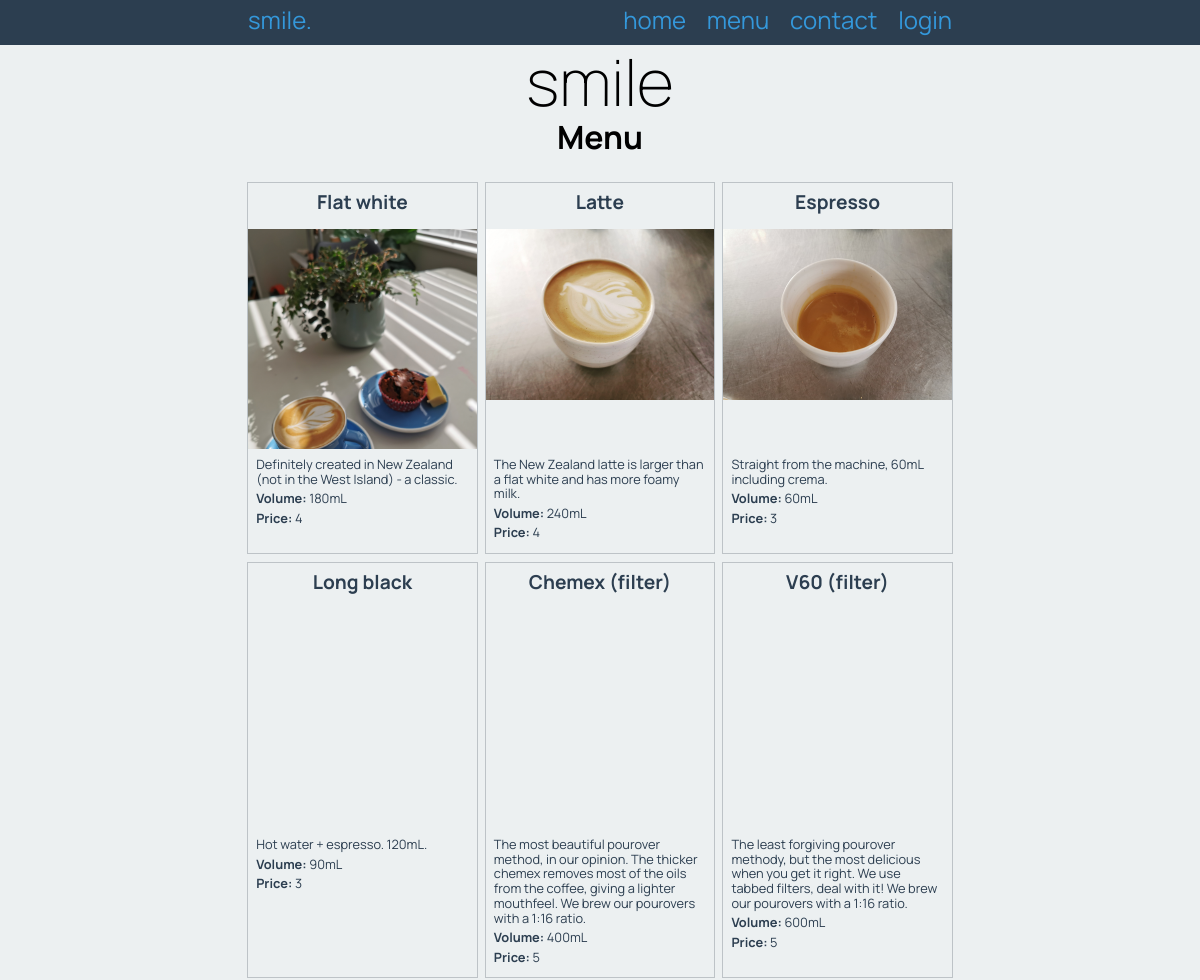
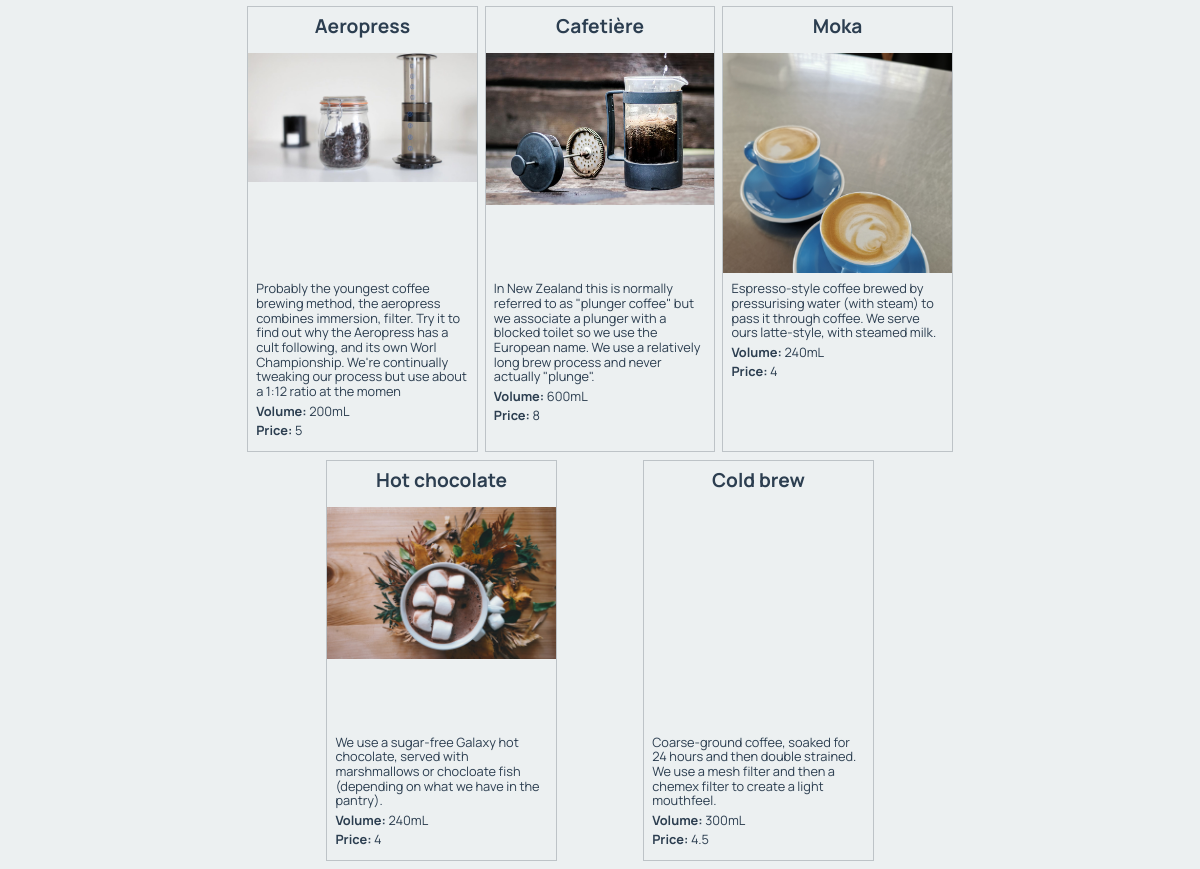
The page /menu on the database its author committed (2 pictures, top to bottom).
### tables this page shows
CREATE TABLE product
(
	id integer
		constraint product_pk
			primary key autoincrement,
	name varchar(30),
	description varchar(300),
	volume char(6),
	image varchar(30),
	price decimal(4,2)
);

### app.py (the view)
@app.route('/menu')
def render_menu_page():
    con = create_connection(DATABASE)
    query = "SELECT name, description, volume, price, image, id FROM product"
    cur = con.cursor()  # creates a courser to write the query
    cur.execute(query)
    product_list = cur.fetchall()
    con.close()
    return render_template('menu.html', products=product_list, logged_in=is_logged_in())

### app.py (called while the page is built)
def create_connection(db_file):
    try:
        connection = sqlite3.connect(db_file)
        connection.execute('pragma foreign_keys=ON')
        return connection
    except sqlite3.Error as e:
        print(e)
        return None

def is_logged_in():
    if session.get("email") is None:
        print("Not logged in")
        return False
    else:
        return True

### templates/menu.html (shortened to what this page needs)
{% extends 'base.html' %}
{% block pageheading %}
Menu
{% endblock %}
{% block main %}
<br>
<div class="products">
{% for product in products %}
    <div class="product-box">
    <div class="product-box-heading">
        <h3>{{ product[0] }}</h3>
    </div>
    <div class="product-box-image">
        <img src="/static/images/{{ product[4] }}.jpg" alt="">
    </div>
    <div class="product-box-info">
    <p> {{ product[1] }}</p>
    <p><strong>Volume: </strong>{{ product[2] }}</p>
    <p><strong>Price: </strong>{{ product[3] }}</p>
    </div>
    </div>
{% endfor %}
</div>
{% endblock %}

### static/smile.css (style rules this page uses)
* { font-family: 'Manrope', sans-serif; padding: 0; margin: 0; box-sizing: border-box; }
body { background-color: rgb(236, 240, 241); }
img { max-width: 100%; }
h3 { font-size: 1.2rem; text-align: center; margin: 0 0 0.5rem 0; }
.products { display: flex; flex-wrap: wrap; justify-content: space-evenly; }
.product-box { width: 32%; border: 1px solid rgba(189, 195, 199, 1.0); color: rgba(44, 62, 80, 1.0); margin-bottom: 0.5rem; }
.product-box-heading { padding: 0.5rem; }
.product-box-image { height: 220px; overflow: hidden; }
.product-box-info { padding: 0.5rem; }
.product-box h3 { font-size: 1.2rem; text-align: center; }
.product-box p { font-size: 0.8rem; margin-bottom: 0.3rem; }

### rows shown on the page
product: name "Flat white", image (picture), description "Definitely created in New Zealand (not in the West Island) - a classic.", volume "180mL", price "4"
product: name "Latte", image (picture), description "The New Zealand latte is larger than a flat white and has more foamy milk.", volume "240mL", price "4"
product: name "Espresso", image (picture), description "Straight from the machine, 60mL including crema.", volume "60mL", price "3"
product: name "Long black", description "Hot water + espresso. 120mL.", volume "90mL", price "3"
product: name "Chemex (filter)", description "The most beautiful pourover method, in our opinion. The thicker chemex removes most of the oils from the coffee, giving a lighter mouthfeel. We brew our pourovers with a 1:16 ratio.", volume "400mL", price "5"
product: name "V60 (filter)", description "The least forgiving pourover methody, but the most delicious when you get it right. We use tabbed filters, deal with it! We brew our pourovers with a 1:16 ratio.", volume "600mL", price "5"
product: name "Aeropress", image (picture), description "Probably the youngest coffee brewing method, the aeropress combines immersion, filter. Try it to find out why the Aeropress has a cult following, and its own Worl Championship. We're continually tweaking our process but use about a 1:12 ratio at the momen", volume "200mL", price "5"
product: name "Cafetière", image (picture), description "In New Zealand this is normally referred to as \"plunger coffee\" but we associate a plunger with a blocked toilet so we use the European name. We use a relatively long brew process and never actually \"plunge\".", volume "600mL", price "8"
product: name "Moka", image (picture), description "Espresso-style coffee brewed by pressurising water (with steam) to pass it through coffee. We serve ours latte-style, with steamed milk.", volume "240mL", price "4"
product: name "Hot chocolate", image (picture), description "We use a sugar-free Galaxy hot chocolate, served with marshmallows or chocloate fish (depending on what we have in the pantry).", volume "240mL", price "4"
product: name "Cold brew", description "Coarse-ground coffee, soaked for 24 hours and then double strained. We use a mesh filter and then a chemex filter to create a light mouthfeel.", volume "300mL", price "4.5"
